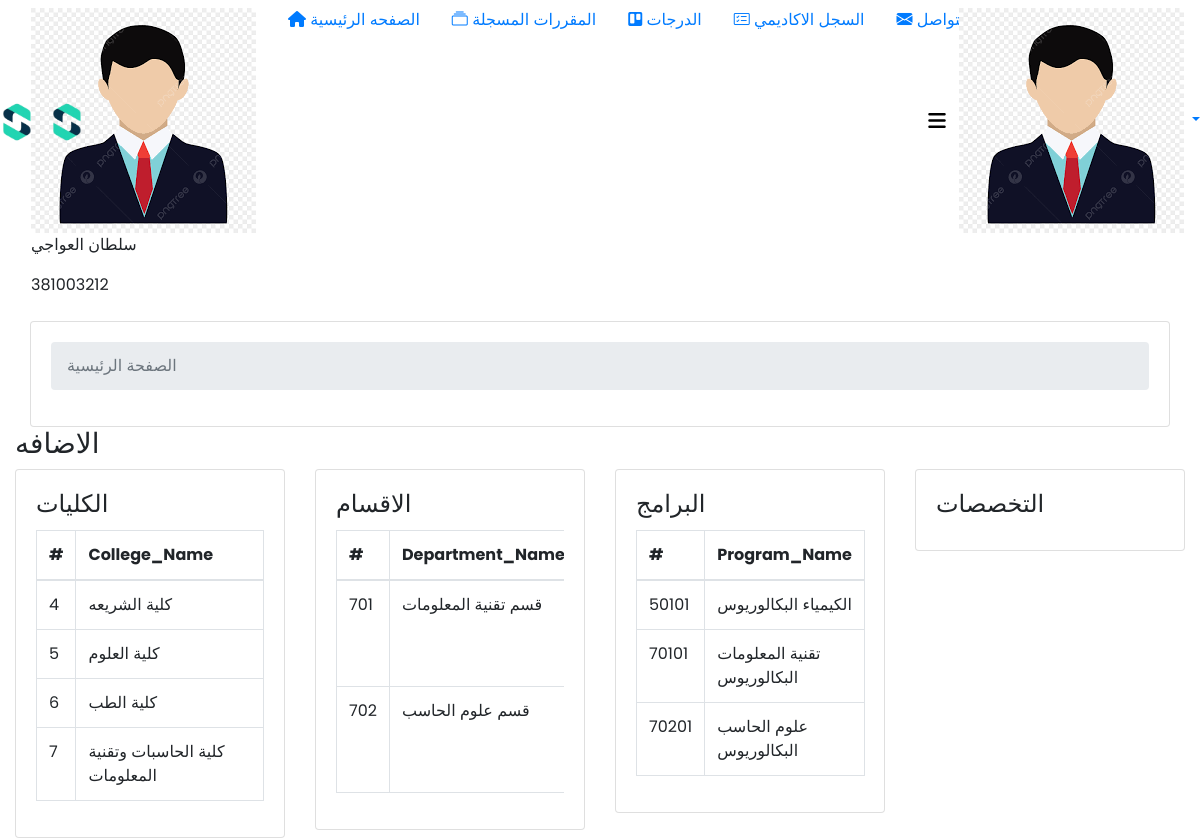
Page /admin/pages/manager/add.php (signed in) on the committed database.
### tables this page shows
CREATE TABLE `colleges` (
  `College_ID` int(2) NOT NULL,
  `College_Name` varchar(100) NOT NULL
);

CREATE TABLE `departments` (
  `Department_ID` int(4) NOT NULL,
  `Department_Name` varchar(100) NOT NULL
);

CREATE TABLE `programs` (
  `Program_ID` int(6) NOT NULL,
  `Program_Name` varchar(50) NOT NULL
);

### admin/pages/manager/add.php (the view, shortened to what this page needs)
<?php
$servername = "localhost";
$username = "root";
$password = "";
$dbname = "university_info";
$conn = new mysqli($servername, $username, $password, $dbname);
?>
<!DOCTYPE html>
<html lang="en">
<head>
<link rel="stylesheet" href="https://cdnjs.cloudflare.com/ajax/libs/font-awesome/6.0.0-beta3/css/all.min.css" />
</head>
<body class="rtl">
  <div class="container-scroller">
<?php
$navbar_path = "Navbar/rtl/nav.php";
for ($i = 0; $i < 9; $i++) {
    $path = str_repeat("../", $i) . $navbar_path;
    if (file_exists($path)) {
        break;
    }
}
?>
      <div class="main-panel">
        <div class="content-wrapper">
          <div class="raw">
          <div class="col-md-12 grid-margin ">
            <div class="card">
                <div class="card-body">
                  <div class="template-demo">
                    <nav>
                      <ol class="breadcrumb">
                        <li class="breadcrumb-item active" aria-current="page">
                         الصفحة الرئيسية
                      </li>
                      </ol>
                    </nav>
                  </div>
                </div>
              </div>
            </div>
          </div>
          <div class="page-header">
            <h3 class="page-title">
الاضافه
            </h3>
          </div>
          <div class="row">
            <div class="col-md-3 grid-margin stretch-card">
            <div class="card">
                <div class="card-body">
                  <h4 class="card-title">الكليات</h4>
                  <table class="table table-bordered">
                      <thead>
                        <tr>
                          <th>
                            #
                          </th>
                          <th>
                          College_Name
                          </th>
                        </tr>
                      </thead>
                      <tbody>
                        <?php
                          $sql = "SELECT * FROM  colleges";
                          $result = $conn->query($sql);
                          while($row = $result->fetch_assoc()) {
                          echo "<tr>";
                          echo "<td>". $row["College_ID"] ."</td>";
                          echo "<td>". $row["College_Name"] ."</td>";
                          echo "</tr>";
                          }
                      ?>
                      </tbody>
                    </table>
                </div>
              </div>
            </div>
            <div class="col-md-3 grid-margin stretch-card">
    <div class="card">
        <div class="card-body">
            <h4 class="card-title">الاقسام</h4>
            <div class="table-responsive">
                <table class="table table-bordered">
                    <thead>
                        <tr>
                            <th>#</th>
                            <th>Department_Name</th>
                        </tr>
                    </thead>
                    <tbody>
                        <?php
                            $sql_departments = "SELECT * FROM departments";
                            $result_departments = $conn->query($sql_departments);
                            while($row = $result_departments->fetch_assoc()) {
                                echo "<tr>";
                                echo "<td>". $row["Department_ID"] ."</td>";
                                echo "<td>". $row["Department_Name"] ."</td>";
                                echo "</tr>";
                            }
                        ?>
                    </tbody>
                </table>
            </div>
        </div>
    </div>
</div>
<link href="https://stackpath.bootstrapcdn.com/bootstrap/4.5.2/css/bootstrap.min.css" rel="stylesheet">
            <div class="col-md-3 grid-margin stretch-card">
            <div class="card">
                <div class="card-body">
                  <h4 class="card-title">البرامج</h4>
                  <table class="table table-bordered">
                      <thead>
                        <tr>
                          <th>
                          #
                          </th>
                          <th>
                          Program_Name
                          </th>
                        </tr>
                      </thead>
                      <tbody>
                         <?php
                          $sql = "SELECT * FROM  programs";
                          $result = $conn->query($sql);
                          while($row = $result->fetch_assoc()) {
                          echo "<tr>";
                          echo "<td>". $row["Program_ID"] ."</td>";
                          echo "<td>". $row["Program_Name"] ."</td>";
                          echo "</tr>";
                          }
                      ?>
                      </tbody>
                    </table>
                </div>
              </div>
            </div>
            <div class="col-md-3 grid-margin stretch-card">
            <div class="card">
                <div class="card-body">
                  <h4 class="card-title">التخصصات</h4>
                </div>
              </div>
            </div>
          </div>
        </div>
      </div>
    </div>
  </div>
</body>
</html>

### rows in the picture
colleges: College_ID "4", College_Name "كلية الشريعه"
colleges: College_ID "5", College_Name "كلية العلوم"
colleges: College_ID "6", College_Name "كلية الطب"
colleges: College_ID "7", College_Name "كلية الحاسبات وتقنية المعلومات"
departments: Department_ID "701", Department_Name "قسم تقنية المعلومات"
departments: Department_ID "702", Department_Name "قسم علوم الحاسب"
programs: Program_ID "50101", Program_Name "الكيمياء البكالوريوس"
programs: Program_ID "70101", Program_Name "تقنية المعلومات البكالوريوس"
programs: Program_ID "70201", Program_Name "علوم الحاسب البكالوريوس"
